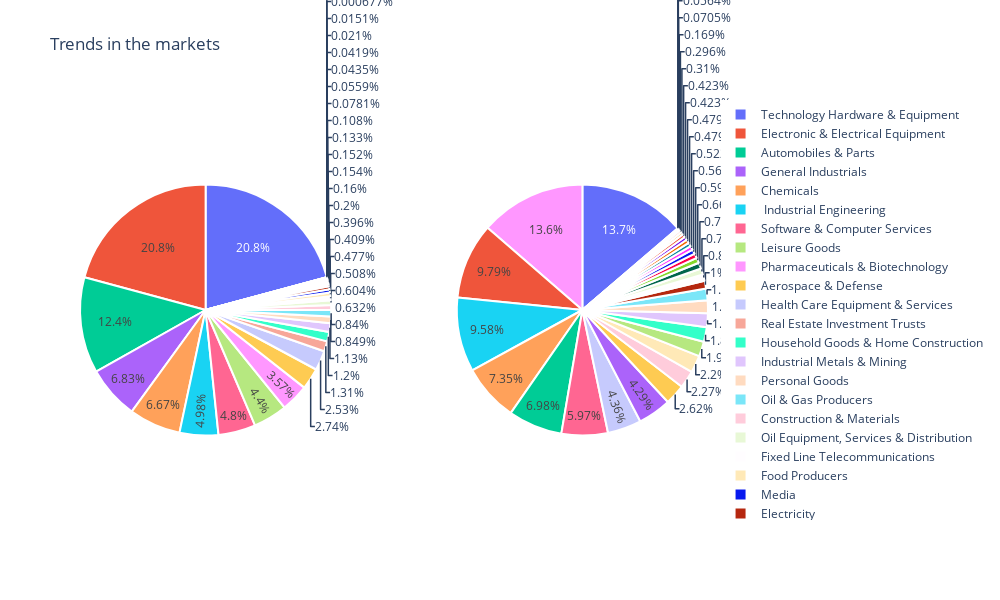

The notebook cell saved with this chart:
### Code cell
# patent count per industry

cmap = plt.get_cmap('Spectral')
colors = [cmap(i) for i in np.linspace(0, 1, 8)]

patent_pie = go.Pie(labels=dfg.index, values=dfg["count"], marker=dict(colors=colors
                                                            , line=dict(color='#FFF', width=2)), 
                                                            domain={'x': [0.0, .4], 'y': [0.0, 1]}
                                                            , showlegend=True, textinfo='percent')

company_pie = go.Pie(labels=dfg_c.index, values=dfg_c["company"], marker=dict(colors=colors
                                                            , line=dict(color='#FFF', width=2)), 
                                                            domain={'x': [.6, 1], 'y': [0.0, 1]}
                                                            , showlegend=True,  textinfo='percent')

layout = go.Layout(height = 600,
                   width = 1000,
                   autosize = False,
                   title = 'Trends in the markets')
go.Figure(data = [patent_pie,company_pie ], layout = layout)

### Figure 1 — Plotly figure (JSON) as saved in the notebook; plotly's stock layout.template omitted (floating-point values rounded to 4 significant figures)
{"data": [{"domain": {"x": [0, 0.4], "y": [0, 1]}, "labels": ["Aerospace & Defense", "Alternative Energy", "Automobiles & Parts", "Banks", "Chemicals", "Construction & Materials", "Electricity", "Electronic & Electrical Equipment", "Financial Services", "Fixed Line Telecommunications", "Food & Drug Retailers", "Food Producers", "Forestry & Paper", "Gas, Water & Multiutilities", "General Industrials", "General Retailers", "Health Care Equipment & Services", "Household Goods & Home Construction", "Industrial Metals & Mining", "Industrial Transportation", "Leisure Goods", "Media", "Mining", "Mobile Telecommunications", "Nonlife Insurance", "Oil & Gas Producers", "Oil Equipment, Services & Distribution", "Personal Goods", "Pharmaceuticals & Biotechnology", "Real Estate Investment Trusts", "Software & Computer Services", "Support Services", "Technology Hardware & Equipment", "Tobacco", "Travel & Leisure", " Industrial Engineering"], "marker": {"colors": [[0.6196, 0.003922, 0.2588, 1], [0.8854, 0.319, 0.2904, 1], [0.9873, 0.6474, 0.3642, 1], [0.9972, 0.9118, 0.6011, 1], [0.9289, 0.9715, 0.6381, 1], [0.6334, 0.8521, 0.6437, 1], [0.28, 0.627, 0.7024, 1], [0.3686, 0.3098, 0.6353, 1]], "line": {"color": "#FFF", "width": 2}}, "showlegend": true, "textinfo": "percent", "type": "pie", "values": [113540, 2312, 511728, 5508, 275864, 26136, 16388, 860288, 868, 21028, 8, 19748, 6300, 4480, 282812, 6372, 104720, 49664, 46900, 624, 181904, 16916, 3232, 1800, 28, 34752, 24984, 35116, 147548, 54128, 198536, 8256, 860852, 6616, 1732, 206104]}, {"domain": {"x": [0.6, 1], "y": [0, 1]}, "labels": ["Aerospace & Defense", "Alternative Energy", "Automobiles & Parts", "Banks", "Chemicals", "Construction & Materials", "Electricity", "Electronic & Electrical Equipment", "Financial Services", "Fixed Line Telecommunications", "Food & Drug Retailers", "Food Producers", "Forestry & Paper", "Gas, Water & Multiutilities", "General Industrials", "General Retailers", "Health Care Equipment & Services", "Household Goods & Home Construction", "Industrial Metals & Mining", "Industrial Transportation", "Leisure Goods", "Media", "Mining", "Mobile Telecommunications", "Nonlife Insurance", "Oil & Gas Producers", "Oil Equipment, Services & Distribution", "Personal Goods", "Pharmaceuticals & Biotechnology", "Real Estate Investment Trusts", "Software & Computer Services", "Support Services", "Technology Hardware & Equipment", "Tobacco", "Travel & Leisure", " Industrial Engineering"], "marker": {"colors": [[0.6196, 0.003922, 0.2588, 1], [0.8854, 0.319, 0.2904, 1], [0.9873, 0.6474, 0.3642, 1], [0.9972, 0.9118, 0.6011, 1], [0.9289, 0.9715, 0.6381, 1], [0.6334, 0.8521, 0.6437, 1], [0.28, 0.627, 0.7024, 1], [0.3686, 0.3098, 0.6353, 1]], "line": {"color": "#FFF", "width": 2}}, "showlegend": true, "textinfo": "percent", "type": "pie", "values": [744, 88, 1980, 168, 2084, 644, 284, 2776, 16, 236, 8, 624, 136, 188, 1216, 136, 1236, 532, 504, 48, 540, 160, 148, 20, 16, 428, 224, 468, 3864, 84, 1692, 224, 3892, 120, 120, 2716]}], "layout": {"autosize": false, "height": 600, "title": {"text": "Trends in the markets"}, "width": 1000}}
